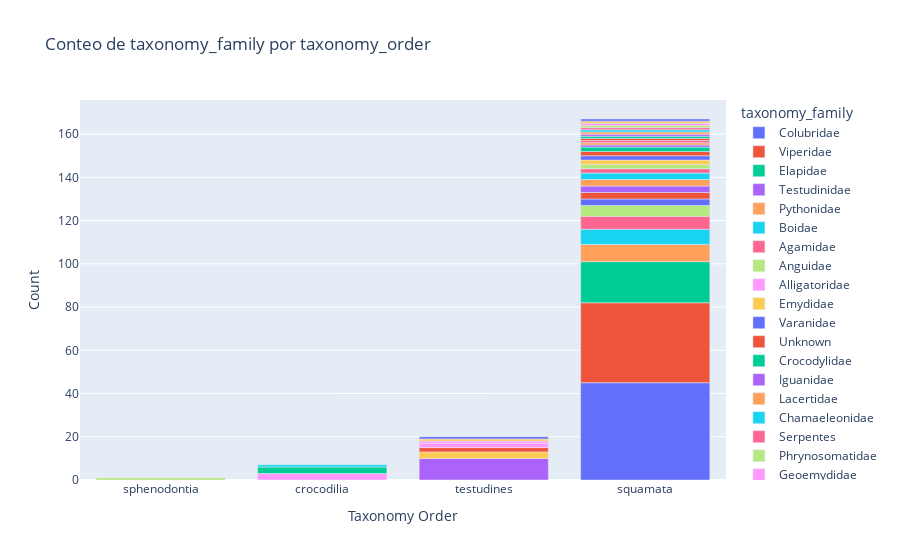

Notebook cell for this chart:
### Code cell
#Agrupacion de taxonmy order

df_reptiles_filtrado = df_reptiles[(df_reptiles['taxonomy_order'] != 'unknown') & (df_reptiles['taxonomy_family'] != 'unknown')]

# Agrupa los datos filtrados por 'taxonomy_order' y 'taxonomy_family' y cuenta el número de ocurrencias
df_agrupado = df_reptiles_filtrado.groupby(['taxonomy_order', 'taxonomy_family']).size().reset_index(name='count')

# Ordena el DataFrame por el conteo ('count') de mayor a menor
df_agrupado = df_agrupado.sort_values(by='count', ascending=False)

# Crea el gráfico de barras apiladas
fig = px.bar(df_agrupado, x='taxonomy_order', y='count', color='taxonomy_family',
             title='Conteo de taxonomy_family por taxonomy_order',
             labels={'count': 'Count'})

# Personalización
fig.update_layout(xaxis_title='Taxonomy Order', yaxis_title='Count')
fig.update_xaxes(categoryorder='total ascending')

# Muestra el gráfico
fig.show()

### Figure 1 — Plotly figure (JSON) as saved in the notebook; plotly's stock layout.template omitted (floating-point values rounded to 4 significant figures)
{"data": [{"alignmentgroup": "True", "hovertemplate": "taxonomy_family=Colubridae<br>taxonomy_order=%{x}<br>Count=%{y}<extra></extra>", "legendgroup": "Colubridae", "marker": {"color": "#636efa", "pattern": {"shape": ""}}, "name": "Colubridae", "offsetgroup": "Colubridae", "orientation": "v", "showlegend": true, "textposition": "auto", "type": "bar", "x": ["squamata"], "xaxis": "x", "y": [45], "yaxis": "y"}, {"alignmentgroup": "True", "hovertemplate": "taxonomy_family=Viperidae<br>taxonomy_order=%{x}<br>Count=%{y}<extra></extra>", "legendgroup": "Viperidae", "marker": {"color": "#EF553B", "pattern": {"shape": ""}}, "name": "Viperidae", "offsetgroup": "Viperidae", "orientation": "v", "showlegend": true, "textposition": "auto", "type": "bar", "x": ["squamata"], "xaxis": "x", "y": [37], "yaxis": "y"}, {"alignmentgroup": "True", "hovertemplate": "taxonomy_family=Elapidae<br>taxonomy_order=%{x}<br>Count=%{y}<extra></extra>", "legendgroup": "Elapidae", "marker": {"color": "#00cc96", "pattern": {"shape": ""}}, "name": "Elapidae", "offsetgroup": "Elapidae", "orientation": "v", "showlegend": true, "textposition": "auto", "type": "bar", "x": ["squamata"], "xaxis": "x", "y": [19], "yaxis": "y"}, {"alignmentgroup": "True", "hovertemplate": "taxonomy_family=Testudinidae<br>taxonomy_order=%{x}<br>Count=%{y}<extra></extra>", "legendgroup": "Testudinidae", "marker": {"color": "#ab63fa", "pattern": {"shape": ""}}, "name": "Testudinidae", "offsetgroup": "Testudinidae", "orientation": "v", "showlegend": true, "textposition": "auto", "type": "bar", "x": ["testudines"], "xaxis": "x", "y": [10], "yaxis": "y"}, {"alignmentgroup": "True", "hovertemplate": "taxonomy_family=Pythonidae<br>taxonomy_order=%{x}<br>Count=%{y}<extra></extra>", "legendgroup": "Pythonidae", "marker": {"color": "#FFA15A", "pattern": {"shape": ""}}, "name": "Pythonidae", "offsetgroup": "Pythonidae", "orientation": "v", "showlegend": true, "textposition": "auto", "type": "bar", "x": ["squamata"], "xaxis": "x", "y": [8], "yaxis": "y"}, {"alignmentgroup": "True", "hovertemplate": "taxonomy_family=Boidae<br>taxonomy_order=%{x}<br>Count=%{y}<extra></extra>", "legendgroup": "Boidae", "marker": {"color": "#19d3f3", "pattern": {"shape": ""}}, "name": "Boidae", "offsetgroup": "Boidae", "orientation": "v", "showlegend": true, "textposition": "auto", "type": "bar", "x": ["squamata"], "xaxis": "x", "y": [7], "yaxis": "y"}, {"alignmentgroup": "True", "hovertemplate": "taxonomy_family=Agamidae<br>taxonomy_order=%{x}<br>Count=%{y}<extra></extra>", "legendgroup": "Agamidae", "marker": {"color": "#FF6692", "pattern": {"shape": ""}}, "name": "Agamidae", "offsetgroup": "Agamidae", "orientation": "v", "showlegend": true, "textposition": "auto", "type": "bar", "x": ["squamata"], "xaxis": "x", "y": [6], "yaxis": "y"}, {"alignmentgroup": "True", "hovertemplate": "taxonomy_family=Anguidae<br>taxonomy_order=%{x}<br>Count=%{y}<extra></extra>", "legendgroup": "Anguidae", "marker": {"color": "#B6E880", "pattern": {"shape": ""}}, "name": "Anguidae", "offsetgroup": "Anguidae", "orientation": "v", "showlegend": true, "textposition": "auto", "type": "bar", "x": ["squamata"], "xaxis": "x", "y": [5], "yaxis": "y"}, {"alignmentgroup": "True", "hovertemplate": "taxonomy_family=Alligatoridae<br>taxonomy_order=%{x}<br>Count=%{y}<extra></extra>", "legendgroup": "Alligatoridae", "marker": {"color": "#FF97FF", "pattern": {"shape": ""}}, "name": "Alligatoridae", "offsetgroup": "Alligatoridae", "orientation": "v", "showlegend": true, "textposition": "auto", "type": "bar", "x": ["crocodilia"], "xaxis": "x", "y": [3], "yaxis": "y"}, {"alignmentgroup": "True", "hovertemplate": "taxonomy_family=Emydidae<br>taxonomy_order=%{x}<br>Count=%{y}<extra></extra>", "legendgroup": "Emydidae", "marker": {"color": "#FECB52", "pattern": {"shape": ""}}, "name": "Emydidae", "offsetgroup": "Emydidae", "orientation": "v", "showlegend": true, "textposition": "auto", "type": "bar", "x": ["testudines"], "xaxis": "x", "y": [3], "yaxis": "y"}, {"alignmentgroup": "True", "hovertemplate": "taxonomy_family=Varanidae<br>taxonomy_order=%{x}<br>Count=%{y}<extra></extra>", "legendgroup": "Varanidae", "marker": {"color": "#636efa", "pattern": {"shape": ""}}, "name": "Varanidae", "offsetgroup": "Varanidae", "orientation": "v", "showlegend": true, "textposition": "auto", "type": "bar", "x": ["squamata"], "xaxis": "x", "y": [3], "yaxis": "y"}, {"alignmentgroup": "True", "hovertemplate": "taxonomy_family=Unknown<br>taxonomy_order=%{x}<br>Count=%{y}<extra></extra>", "legendgroup": "Unknown", "marker": {"color": "#EF553B", "pattern": {"shape": ""}}, "name": "Unknown", "offsetgroup": "Unknown", "orientation": "v", "showlegend": true, "textposition": "auto", "type": "bar", "x": ["squamata", "testudines"], "xaxis": "x", "y": [3, 2], "yaxis": "y"}, {"alignmentgroup": "True", "hovertemplate": "taxonomy_family=Crocodylidae<br>taxonomy_order=%{x}<br>Count=%{y}<extra></extra>", "legendgroup": "Crocodylidae", "marker": {"color": "#00cc96", "pattern": {"shape": ""}}, "name": "Crocodylidae", "offsetgroup": "Crocodylidae", "orientation": "v", "showlegend": true, "textposition": "auto", "type": "bar", "x": ["crocodilia"], "xaxis": "x", "y": [3], "yaxis": "y"}, {"alignmentgroup": "True", "hovertemplate": "taxonomy_family=Iguanidae<br>taxonomy_order=%{x}<br>Count=%{y}<extra></extra>", "legendgroup": "Iguanidae", "marker": {"color": "#ab63fa", "pattern": {"shape": ""}}, "name": "Iguanidae", "offsetgroup": "Iguanidae", "orientation": "v", "showlegend": true, "textposition": "auto", "type": "bar", "x": ["squamata"], "xaxis": "x", "y": [3], "yaxis": "y"}, {"alignmentgroup": "True", "hovertemplate": "taxonomy_family=Lacertidae<br>taxonomy_order=%{x}<br>Count=%{y}<extra></extra>", "legendgroup": "Lacertidae", "marker": {"color": "#FFA15A", "pattern": {"shape": ""}}, "name": "Lacertidae", "offsetgroup": "Lacertidae", "orientation": "v", "showlegend": true, "textposition": "auto", "type": "bar", "x": ["squamata"], "xaxis": "x", "y": [3], "yaxis": "y"}, {"alignmentgroup": "True", "hovertemplate": "taxonomy_family=Chamaeleonidae<br>taxonomy_order=%{x}<br>Count=%{y}<extra></extra>", "legendgroup": "Chamaeleonidae", "marker": {"color": "#19d3f3", "pattern": {"shape": ""}}, "name": "Chamaeleonidae", "offsetgroup": "Chamaeleonidae", "orientation": "v", "showlegend": true, "textposition": "auto", "type": "bar", "x": ["squamata"], "xaxis": "x", "y": [3], "yaxis": "y"}, {"alignmentgroup": "True", "hovertemplate": "taxonomy_family=Serpentes<br>taxonomy_order=%{x}<br>Count=%{y}<extra></extra>", "legendgroup": "Serpentes", "marker": {"color": "#FF6692", "pattern": {"shape": ""}}, "name": "Serpentes", "offsetgroup": "Serpentes", "orientation": "v", "showlegend": true, "textposition": "auto", "type": "bar", "x": ["squamata"], "xaxis": "x", "y": [2], "yaxis": "y"}, {"alignmentgroup": "True", "hovertemplate": "taxonomy_family=Phrynosomatidae<br>taxonomy_order=%{x}<br>Count=%{y}<extra></extra>", "legendgroup": "Phrynosomatidae", "marker": {"color": "#B6E880", "pattern": {"shape": ""}}, "name": "Phrynosomatidae", "offsetgroup": "Phrynosomatidae", "orientation": "v", "showlegend": true, "textposition": "auto", "type": "bar", "x": ["squamata"], "xaxis": "x", "y": [2], "yaxis": "y"}, {"alignmentgroup": "True", "hovertemplate": "taxonomy_family=Geoemydidae<br>taxonomy_order=%{x}<br>Count=%{y}<extra></extra>", "legendgroup": "Geoemydidae", "marker": {"color": "#FF97FF", "pattern": {"shape": ""}}, "name": "Geoemydidae", "offsetgroup": "Geoemydidae", "orientation": "v", "showlegend": true, "textposition": "auto", "type": "bar", "x": ["testudines"], "xaxis": "x", "y": [2], "yaxis": "y"}, {"alignmentgroup": "True", "hovertemplate": "taxonomy_family=Teiidae<br>taxonomy_order=%{x}<br>Count=%{y}<extra></extra>", "legendgroup": "Teiidae", "marker": {"color": "#FECB52", "pattern": {"shape": ""}}, "name": "Teiidae", "offsetgroup": "Teiidae", "orientation": "v", "showlegend": true, "textposition": "auto", "type": "bar", "x": ["squamata"], "xaxis": "x", "y": [2], "yaxis": "y"}, {"alignmentgroup": "True", "hovertemplate": "taxonomy_family=Dactyloidae<br>taxonomy_order=%{x}<br>Count=%{y}<extra></extra>", "legendgroup": "Dactyloidae", "marker": {"color": "#636efa", "pattern": {"shape": ""}}, "name": "Dactyloidae", "offsetgroup": "Dactyloidae", "orientation": "v", "showlegend": true, "textposition": "auto", "type": "bar", "x": ["squamata"], "xaxis": "x", "y": [2], "yaxis": "y"}, {"alignmentgroup": "True", "hovertemplate": "taxonomy_family=Phyrnosomatidae<br>taxonomy_order=%{x}<br>Count=%{y}<extra></extra>", "legendgroup": "Phyrnosomatidae", "marker": {"color": "#EF553B", "pattern": {"shape": ""}}, "name": "Phyrnosomatidae", "offsetgroup": "Phyrnosomatidae", "orientation": "v", "showlegend": true, "textposition": "auto", "type": "bar", "x": ["squamata"], "xaxis": "x", "y": [2], "yaxis": "y"}, {"alignmentgroup": "True", "hovertemplate": "taxonomy_family=Gekkonidae<br>taxonomy_order=%{x}<br>Count=%{y}<extra></extra>", "legendgroup": "Gekkonidae", "marker": {"color": "#00cc96", "pattern": {"shape": ""}}, "name": "Gekkonidae", "offsetgroup": "Gekkonidae", "orientation": "v", "showlegend": true, "textposition": "auto", "type": "bar", "x": ["squamata"], "xaxis": "x", "y": [2], "yaxis": "y"}, {"alignmentgroup": "True", "hovertemplate": "taxonomy_family=Lamprophiidae<br>taxonomy_order=%{x}<br>Count=%{y}<extra></extra>", "legendgroup": "Lamprophiidae", "marker": {"color": "#ab63fa", "pattern": {"shape": ""}}, "name": "Lamprophiidae", "offsetgroup": "Lamprophiidae", "orientation": "v", "showlegend": true, "textposition": "auto", "type": "bar", "x": ["squamata"], "xaxis": "x", "y": [1], "yaxis": "y"}, {"alignmentgroup": "True", "hovertemplate": "taxonomy_family=Acrochordidae<br>taxonomy_order=%{x}<br>Count=%{y}<extra></extra>", "legendgroup": "Acrochordidae", "marker": {"color": "#FFA15A", "pattern": {"shape": ""}}, "name": "Acrochordidae", "offsetgroup": "Acrochordidae", "orientation": "v", "showlegend": true, "textposition": "auto", "type": "bar", "x": ["squamata"], "xaxis": "x", "y": [1], "yaxis": "y"}, {"alignmentgroup": "True", "hovertemplate": "taxonomy_family=Gavialidae<br>taxonomy_order=%{x}<br>Count=%{y}<extra></extra>", "legendgroup": "Gavialidae", "marker": {"color": "#19d3f3", "pattern": {"shape": ""}}, "name": "Gavialidae", "offsetgroup": "Gavialidae", "orientation": "v", "showlegend": true, "textposition": "auto", "type": "bar", "x": ["crocodilia"], "xaxis": "x", "y": [1], "yaxis": "y"}, {"alignmentgroup": "True", "hovertemplate": "taxonomy_family=Eublepharidae<br>taxonomy_order=%{x}<br>Count=%{y}<extra></extra>", "legendgroup": "Eublepharidae", "marker": {"color": "#FF6692", "pattern": {"shape": ""}}, "name": "Eublepharidae", "offsetgroup": "Eublepharidae", "orientation": "v", "showlegend": true, "textposition": "auto", "type": "bar", "x": ["squamata"], "xaxis": "x", "y": [1], "yaxis": "y"}, {"alignmentgroup": "True", "hovertemplate": "taxonomy_family=Sphenodontidae<br>taxonomy_order=%{x}<br>Count=%{y}<extra></extra>", "legendgroup": "Sphenodontidae", "marker": {"color": "#B6E880", "pattern": {"shape": ""}}, "name": "Sphenodontidae", "offsetgroup": "Sphenodontidae", "orientation": "v", "showlegend": true, "textposition": "auto", "type": "bar", "x": ["sphenodontia"], "xaxis": "x", "y": [1], "yaxis": "y"}, {"alignmentgroup": "True", "hovertemplate": "taxonomy_family=Dermochelyidae<br>taxonomy_order=%{x}<br>Count=%{y}<extra></extra>", "legendgroup": "Dermochelyidae", "marker": {"color": "#FF97FF", "pattern": {"shape": ""}}, "name": "Dermochelyidae", "offsetgroup": "Dermochelyidae", "orientation": "v", "showlegend": true, "textposition": "auto", "type": "bar", "x": ["testudines"], "xaxis": "x", "y": [1], "yaxis": "y"}, {"alignmentgroup": "True", "hovertemplate": "taxonomy_family=Chelydridae<br>taxonomy_order=%{x}<br>Count=%{y}<extra></extra>", "legendgroup": "Chelydridae", "marker": {"color": "#FECB52", "pattern": {"shape": ""}}, "name": "Chelydridae", "offsetgroup": "Chelydridae", "orientation": "v", "showlegend": true, "textposition": "auto", "type": "bar", "x": ["testudines"], "xaxis": "x", "y": [1], "yaxis": "y"}, {"alignmentgroup": "True", "hovertemplate": "taxonomy_family=Chelonioidea<br>taxonomy_order=%{x}<br>Count=%{y}<extra></extra>", "legendgroup": "Chelonioidea", "marker": {"color": "#636efa", "pattern": {"shape": ""}}, "name": "Chelonioidea", "offsetgroup": "Chelonioidea", "orientation": "v", "showlegend": true, "textposition": "auto", "type": "bar", "x": ["testudines"], "xaxis": "x", "y": [1], "yaxis": "y"}, {"alignmentgroup": "True", "hovertemplate": "taxonomy_family=Xantusiidae<br>taxonomy_order=%{x}<br>Count=%{y}<extra></extra>", "legendgroup": "Xantusiidae", "marker": {"color": "#EF553B", "pattern": {"shape": ""}}, "name": "Xantusiidae", "offsetgroup": "Xantusiidae", "orientation": "v", "showlegend": true, "textposition": "auto", "type": "bar", "x": ["squamata"], "xaxis": "x", "y": [1], "yaxis": "y"}, {"alignmentgroup": "True", "hovertemplate": "taxonomy_family=Bipedidae<br>taxonomy_order=%{x}<br>Count=%{y}<extra></extra>", "legendgroup": "Bipedidae", "marker": {"color": "#00cc96", "pattern": {"shape": ""}}, "name": "Bipedidae", "offsetgroup": "Bipedidae", "orientation": "v", "showlegend": true, "textposition": "auto", "type": "bar", "x": ["squamata"], "xaxis": "x", "y": [1], "yaxis": "y"}, {"alignmentgroup": "True", "hovertemplate": "taxonomy_family=Corytophanidae<br>taxonomy_order=%{x}<br>Count=%{y}<extra></extra>", "legendgroup": "Corytophanidae", "marker": {"color": "#ab63fa", "pattern": {"shape": ""}}, "name": "Corytophanidae", "offsetgroup": "Corytophanidae", "orientation": "v", "showlegend": true, "textposition": "auto", "type": "bar", "x": ["squamata"], "xaxis": "x", "y": [1], "yaxis": "y"}, {"alignmentgroup": "True", "hovertemplate": "taxonomy_family=Helodermatidae<br>taxonomy_order=%{x}<br>Count=%{y}<extra></extra>", "legendgroup": "Helodermatidae", "marker": {"color": "#FFA15A", "pattern": {"shape": ""}}, "name": "Helodermatidae", "offsetgroup": "Helodermatidae", "orientation": "v", "showlegend": true, "textposition": "auto", "type": "bar", "x": ["squamata"], "xaxis": "x", "y": [1], "yaxis": "y"}, {"alignmentgroup": "True", "hovertemplate": "taxonomy_family=Sphaerodactylidae<br>taxonomy_order=%{x}<br>Count=%{y}<extra></extra>", "legendgroup": "Sphaerodactylidae", "marker": {"color": "#19d3f3", "pattern": {"shape": ""}}, "name": "Sphaerodactylidae", "offsetgroup": "Sphaerodactylidae", "orientation": "v", "showlegend": true, "textposition": "auto", "type": "bar", "x": ["squamata"], "xaxis": "x", "y": [1], "yaxis": "y"}, {"alignmentgroup": "True", "hovertemplate": "taxonomy_family=Crotaphytidae<br>taxonomy_order=%{x}<br>Count=%{y}<extra></extra>", "legendgroup": "Crotaphytidae", "marker": {"color": "#FF6692", "pattern": {"shape": ""}}, "name": "Crotaphytidae", "offsetgroup": "Crotaphytidae", "orientation": "v", "showlegend": true, "textposition": "auto", "type": "bar", "x": ["squamata"], "xaxis": "x", "y": [1], "yaxis": "y"}, {"alignmentgroup": "True", "hovertemplate": "taxonomy_family=Scincidae<br>taxonomy_order=%{x}<br>Count=%{y}<extra></extra>", "legendgroup": "Scincidae", "marker": {"color": "#B6E880", "pattern": {"shape": ""}}, "name": "Scincidae", "offsetgroup": "Scincidae", "orientation": "v", "showlegend": true, "textposition": "auto", "type": "bar", "x": ["squamata"], "xaxis": "x", "y": [1], "yaxis": "y"}, {"alignmentgroup": "True", "hovertemplate": "taxonomy_family=Cordylidae<br>taxonomy_order=%{x}<br>Count=%{y}<extra></extra>", "legendgroup": "Cordylidae", "marker": {"color": "#FF97FF", "pattern": {"shape": ""}}, "name": "Cordylidae", "offsetgroup": "Cordylidae", "orientation": "v", "showlegend": true, "textposition": "auto", "type": "bar", "x": ["squamata"], "xaxis": "x", "y": [1], "yaxis": "y"}, {"alignmentgroup": "True", "hovertemplate": "taxonomy_family=Pseudaspididae<br>taxonomy_order=%{x}<br>Count=%{y}<extra></extra>", "legendgroup": "Pseudaspididae", "marker": {"color": "#FECB52", "pattern": {"shape": ""}}, "name": "Pseudaspididae", "offsetgroup": "Pseudaspididae", "orientation": "v", "showlegend": true, "textposition": "auto", "type": "bar", "x": ["squamata"], "xaxis": "x", "y": [1], "yaxis": "y"}, {"alignmentgroup": "True", "hovertemplate": "taxonomy_family=Diplodactglidae<br>taxonomy_order=%{x}<br>Count=%{y}<extra></extra>", "legendgroup": "Diplodactglidae", "marker": {"color": "#636efa", "pattern": {"shape": ""}}, "name": "Diplodactglidae", "offsetgroup": "Diplodactglidae", "orientation": "v", "showlegend": true, "textposition": "auto", "type": "bar", "x": ["squamata"], "xaxis": "x", "y": [1], "yaxis": "y"}], "layout": {"autosize": true, "barmode": "relative", "legend": {"title": {"text": "taxonomy_family"}, "tracegroupgap": 0}, "title": {"text": "Conteo de taxonomy_family por taxonomy_order"}, "xaxis": {"anchor": "y", "autorange": true, "categoryorder": "total ascending", "domain": [0, 1], "range": [-0.5, 3.5], "title": {"text": "Taxonomy Order"}, "type": "category"}, "yaxis": {"anchor": "x", "autorange": true, "domain": [0, 1], "range": [0, 175.8], "title": {"text": "Count"}, "type": "linear"}}}
